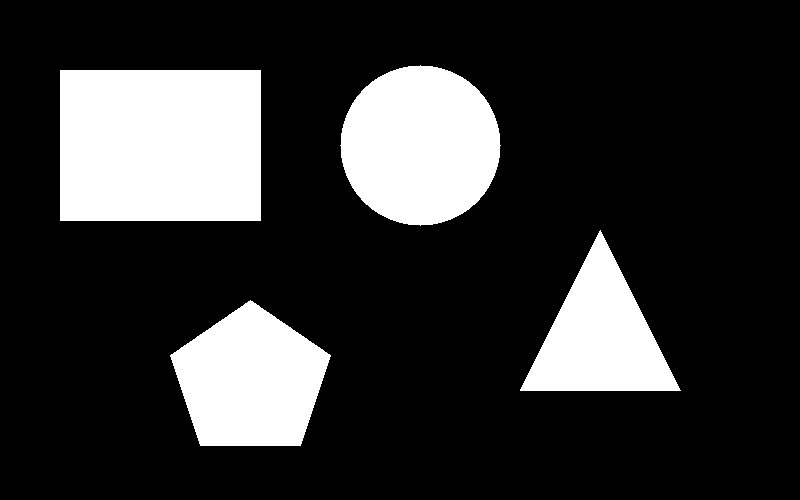
#> input picture tarea 4/video13/figContorno.png, 800 x 500 px
$ python video13_contornos.py
#> lines starting #> are read from the running program, lines starting #| are printed output that depends on the picture; after the words box and inside, x2 and y2 are one past the last pixel; in counts of white or black regions, pixels touching at a corner belong together
import cv2

# Leer la imagen
imagen = cv2.imread("figContorno.png")
#> imagen is the input picture: shape (500, 800, 3); 19.9% white; 4 white regions, box (x1, y1, x2, y2) and area: (60, 70, 261, 221) 30351, (340, 65, 501, 226) 20081, (170, 300, 331, 446) 16321, (520, 230, 681, 391) 13041

if imagen is None:
    print("Error: No se encontro la imagen figContorno.png")
    exit()

# Convertir a escala de grises
gris = cv2.cvtColor(imagen, cv2.COLOR_BGR2GRAY)
#> gris: shape (500, 800); 19.9% white; 4 white regions

# Convertir a imagen binaria
_, binaria = cv2.threshold(
    gris,
    100,
    255,
    cv2.THRESH_BINARY
)

# Encontrar contornos externos
contornos, jerarquia = cv2.findContours(
    binaria,
    cv2.RETR_EXTERNAL,
    cv2.CHAIN_APPROX_SIMPLE
)
#> contornos = 4 contours; box (x1, y1, x2, y2) and area: (60, 70, 261, 221) 30000, (340, 65, 501, 226) 19854, (170, 300, 331, 446) 16100, (520, 230, 681, 391) 12800; jerarquia = [[1, -1, -1, -1], [2, 0, -1, -1], [3, 1, -1, -1], [-1, 2, -1, -1]]

# Dibujar todos los contornos encontrados
cv2.drawContours(
    imagen,
    contornos,
    -1,
    (0, 255, 0),
    3
)
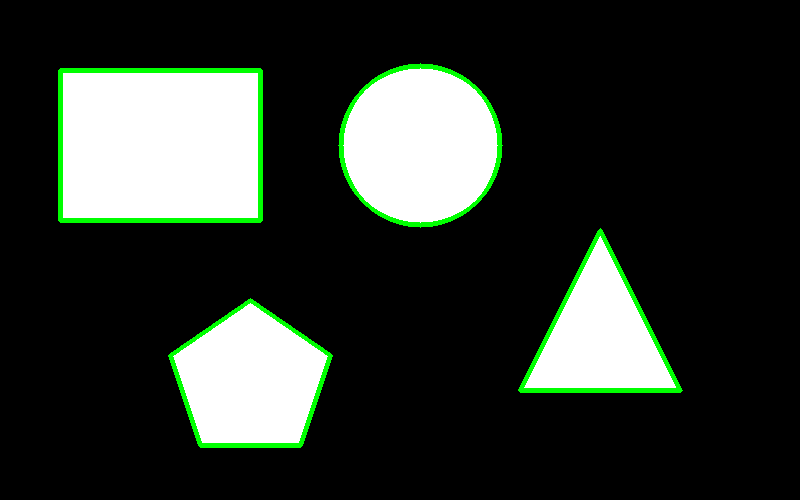
#> imagen: shape (500, 800, 3); 2.58% of pixels changed, all inside (x1, y1, x2, y2) = (58, 63, 683, 448)

# Mostrar numero de contornos
print("Numero de contornos encontrados:", len(contornos))
#| Numero de contornos encontrados: 4

# Mostrar resultados
cv2.imshow("Imagen binaria", binaria)
cv2.imshow("Contornos", imagen)

print("Presiona cualquier tecla para salir")

cv2.waitKey(0)
cv2.destroyAllWindows()
